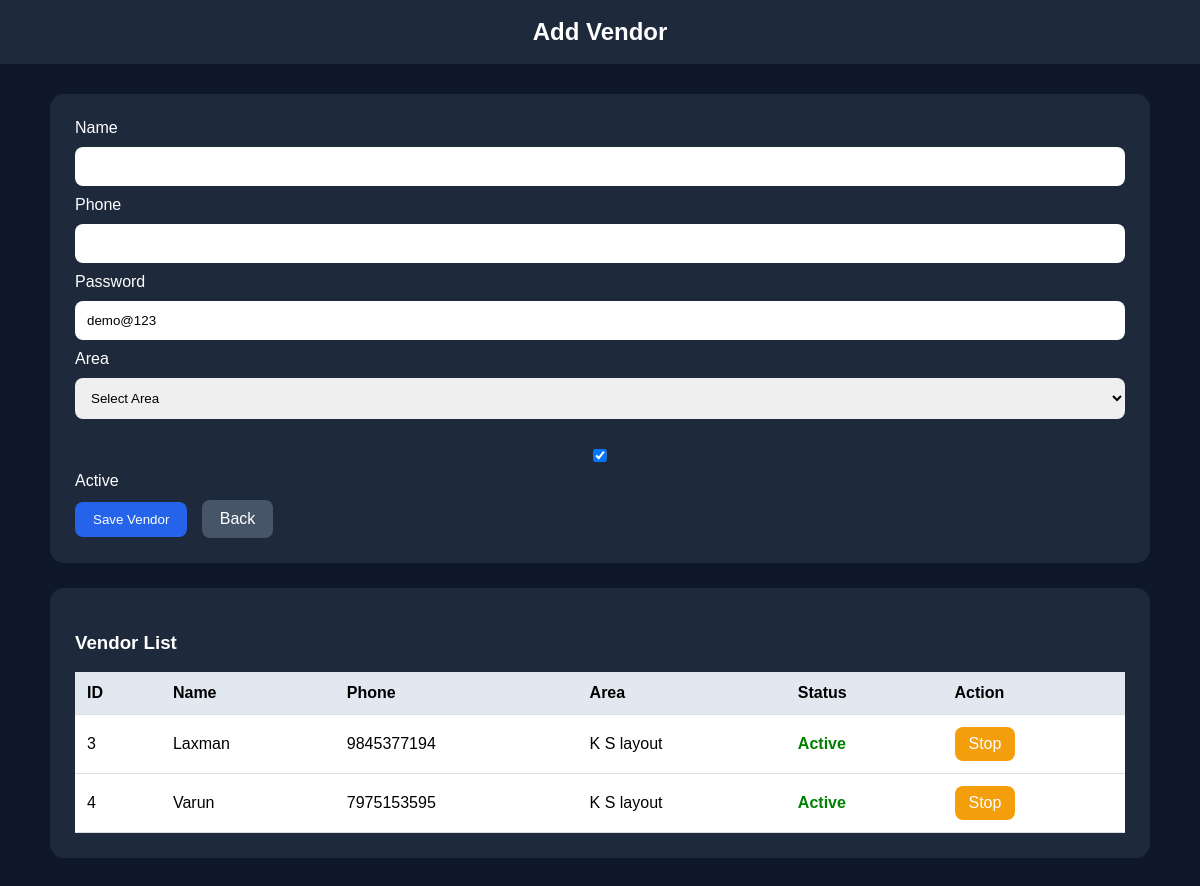
Screenshot of /add-vendor/ (signed in) with the database file from the repository.
### core/models.py (models this page shows, shortened)
class Vendor(models.Model):
    name = models.CharField(max_length=100)
    phone = models.CharField(max_length=20, unique=True)
    password = models.CharField(max_length=100, default="demo@123")
    area = models.ForeignKey(Area, on_delete=models.CASCADE, related_name="vendors")
    opening_balance = models.DecimalField(max_digits=12, decimal_places=2, default=0)
    is_active = models.BooleanField(default=True)

class Area(models.Model):
    name = models.CharField(max_length=100, unique=True)
    is_active = models.BooleanField(default=True)

### core/views.py (the view, shortened to what this page needs)
# urls.py: path('add-vendor/', views.add_vendor, name='add_vendor'),
def add_vendor(request):
    if not request.session.get("is_admin_logged_in"):
        return redirect("admin_login")
    vendors = Vendor.objects.select_related("area").all().order_by("name")
    areas = Area.objects.all().order_by("name")
    return render(
        request,
        "core/add_vendor.html",
        {
            "vendors": vendors,
            "areas": areas,
        },
    )

### core/templates/core/add_vendor.html (shortened to what this page needs)
<!DOCTYPE html>
<html>
<head>
</head>
<body>
<div class="header">Add Vendor</div>
<div class="container">
    <div class="box">
        <form method="POST">
            <label>Name</label>
            <input type="text" name="name" required>
            <label>Phone</label>
            <input type="text" name="phone" required>
            <label>Password</label>
            <input type="text" name="password" value="demo@123">
            <label>Area</label>
            <select name="area" required>
                <option value="">Select Area</option>
            </select>
            <div class="check-row">
                <label>
                    <input type="checkbox" name="is_active" checked> Active
                </label>
            </div>
            <button type="submit">Save Vendor</button>
            <a href="{% url 'admin_dashboard' %}" class="back-btn">Back</a>
        </form>
    </div>
    <div class="box">
        <h3>Vendor List</h3>
        <table>
            <tr>
                <th>ID</th>
                <th>Name</th>
                <th>Phone</th>
                <th>Area</th>
                <th>Status</th>
                <th>Action</th>
            </tr>
            {% for vendor in vendors %}
            <tr>
                <td>{{ vendor.id }}</td>
                <td>{{ vendor.name }}</td>
                <td>{{ vendor.phone }}</td>
                <td>{{ vendor.area.name }}</td>
                <td>
                    {% if vendor.is_active %}
                        <span class="active">Active</span>
                    {% else %}
                        <span class="inactive">Inactive</span>
                    {% endif %}
                </td>
                <td>
                    <a href="{% url 'toggle_vendor_status' vendor.id %}" class="toggle-btn">
                        {% if vendor.is_active %}
                            Stop
                        {% else %}
                            Activate
                        {% endif %}
                    </a>
                </td>
            </tr>
            {% empty %}
            <tr>
                <td colspan="6">No vendors added yet.</td>
            </tr>
            {% endfor %}
        </table>
    </div>
</div>
</body>
</html>

### core/templates/core/add_vendor.html (style rules this page uses)
body { margin:0; font-family:Arial, sans-serif; background:#0f172a; color:white; }
.header { background:#1e293b; padding:18px; text-align:center; font-size:24px; font-weight:bold; }
.container { width:95%; max-width:1100px; margin:30px auto; }
.box { background:#1e293b; padding:25px; border-radius:14px; margin-bottom:25px; }
input, select { width:100%; padding:12px; border:none; border-radius:8px; margin:10px 0; box-sizing:border-box; }
.check-row { margin:10px 0; }
button { padding:10px 18px; border:none; border-radius:8px; background:#2563eb; color:white; cursor:pointer; }
.back-btn { display:inline-block; margin-left:10px; padding:10px 18px; background:#475569; color:white; text-decoration:none; border-radius:8px; }
table { width:100%; border-collapse:collapse; background:white; color:black; margin-top:15px; }
th, td { padding:12px; border-bottom:1px solid #ddd; text-align:left; }
th { background:#e2e8f0; }
.active { color:green; font-weight:bold; }
.toggle-btn { display:inline-block; padding:8px 14px; background:#f59e0b; color:white; text-decoration:none; border-radius:8px; }

### rows the page displays
Vendor: id "3", name "Laxman", phone "9845377194", area.name "K S layout", is_active "Active"
Vendor: id "4", name "Varun", phone "7975153595", area.name "K S layout", is_active "Active"
